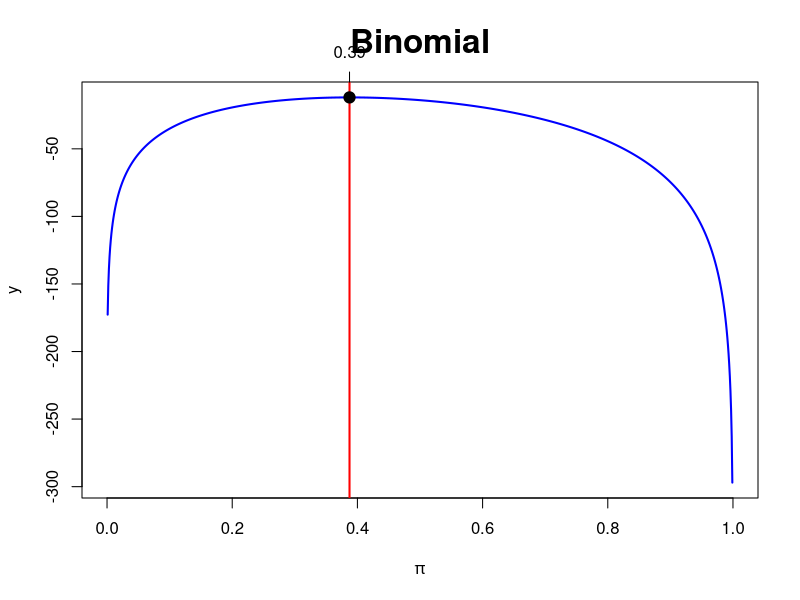
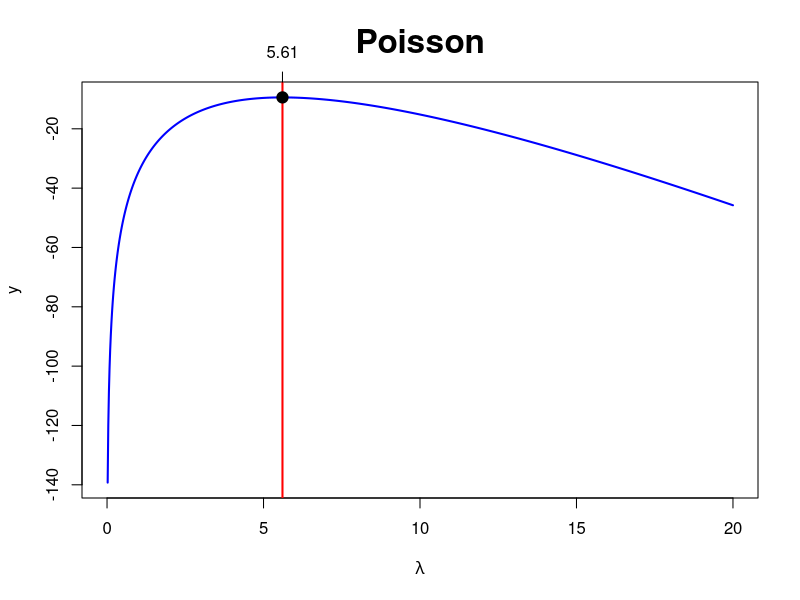
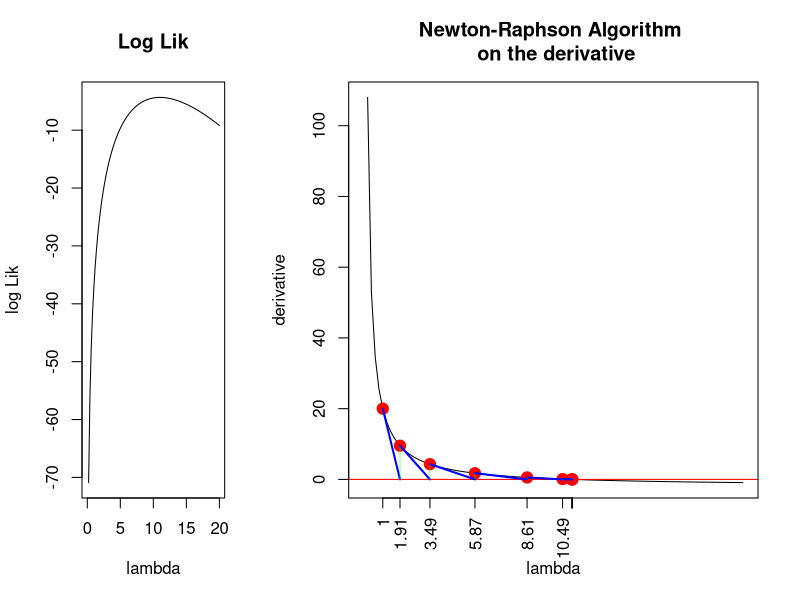

Write R code to recreate these figures, in order.
## ---- chunk 1
knitr::opts_chunk$set(echo = TRUE)
## ---- chunk 2
getwd()
## ---- chunk 3
logbin=function(x,param) log(dbinom(x,prob=param,size=10))
mymaxlik=function(lfun,x,param,...){
# how many param values are there?
np=length(param)
# outer -- notice the order, x then param
# this produces a matrix -- try outer(1:4,5:10,function(x,y) paste(x,y,sep=" "))   to understand
z=outer(x,param,lfun)
# z is a matrix where each x,param is replaced with the function evaluated at those values
y=apply(z,2,sum)

# y is a vector made up of the column sums
# Each y is the log lik for a new parameter value
plot(param,y,col="Blue",type="l",lwd=2,...)
# which gives the index for the value of y == max.
# there could be a max between two values of the parameter, therefore 2 indices
# the first max will take the larger indice
i=max(which(y==max(y)))
abline(v=param[i],lwd=2,col="Red")

# plots a nice point where the max lik is
points(param[i],y[i],pch=19,cex=1.5,col="Black")
axis(3,param[i],round(param[i],2))
#check slopes. If it is a max the slope shoud change sign from + to 
# We should get three + and two -vs
ifelse(i-3>=1 & i+2<=np, slope<-(y[(i-2):(i+2)]-y[(i-3):(i+1)])/(param[(i-2):(i+2)]-param[(i-3):(i+1)]),slope<-"NA")
}

mymaxlik(x=c(3,3,4,3,4,5, 5, 4),param=seq(0,1,length=1000),lfun=logbin,xlab=expression(pi),main="Binomial",cex.main=2)
## ---- chunk 4
logpoiss=function(x,param) log(dpois(x,lambda=param))
mymaxlik(x=c(4,6,7,6, 5),param=seq(0,20,length=1000),lfun=logpoiss,xlab=expression(lambda),main="Poisson",cex.main=2)
## ---- chunk 5
myNRML=function(x0,delta=0.001,llik,xrange,parameter="param"){
f=function(x) (llik(x+delta)-llik(x))/delta
fdash=function(x) (f(x+delta)-f(x))/delta
d=1000
i=0
x=c()
y=c()
x[1]=x0
y[1]=f(x[1])
while(d > delta & i<100){
i=i+1
x[i+1]=x[i]-f(x[i])/fdash(x[i])
y[i+1]=f(x[i+1])
d=abs(y[i+1])
}
layout(matrix(1:2,nr=1,nc=2,byrow=TRUE),width=c(1,2))
curve(llik(x), xlim=xrange,xlab=parameter,ylab="log Lik",main="Log Lik")
curve(f(x),xlim=xrange,xaxt="n", xlab=parameter,ylab="derivative",main=  "Newton-Raphson Algorithm \n on the derivative")
points(x,y,col="Red",pch=19,cex=1.5)
axis(1,x,round(x,2),las=2)
abline(h=0,col="Red")

segments(x[1:(i-1)],y[1:(i-1)],x[2:i],rep(0,i-1),col="Blue",lwd=2)
segments(x[2:i],rep(0,i-1),x[2:i],y[2:i],lwd=0.5,col="Green")

list(x=x,y=y)
}

myNRML(x0=1,delta=0.000001,llik=function(x) log(dpois(12,x)*dpois(10,x)),xrange=c(0,20),parameter="lambda" )
